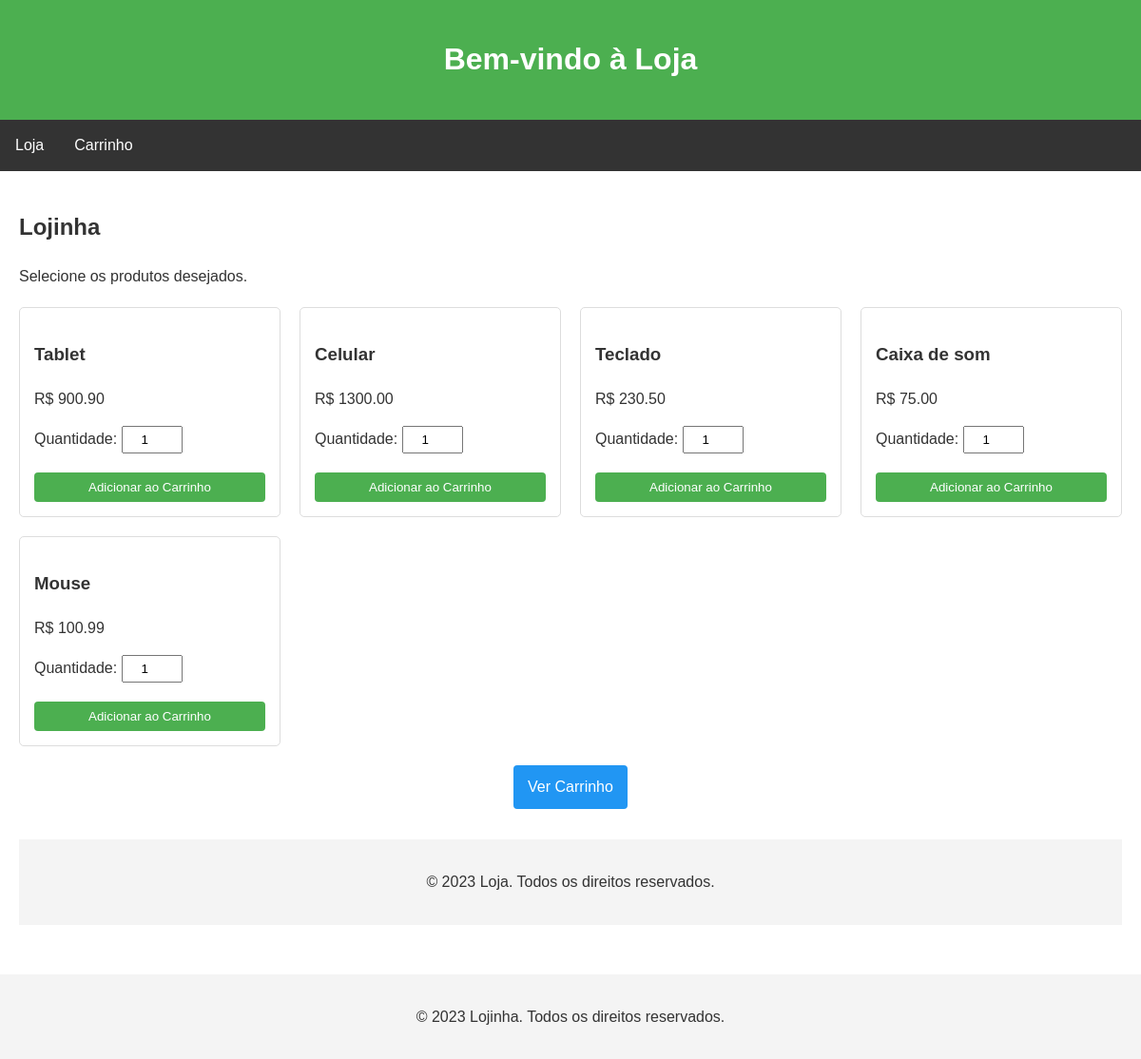
The page /loja/ on the database its author committed.
### loja/models.py (models this page shows, shortened)
class Produto(models.Model):
    categoria = models.ForeignKey(Categoria, on_delete=models.CASCADE)
    nome = models.CharField(max_length=100)
    preco = models.DecimalField(max_digits=10, decimal_places=2)
    data_adicionado = models.DateTimeField(default=timezone.now)

### loja/views.py (the view)
# urls.py: path('', views.loja, name='loja'),
def loja(request):
    lista_produtos = Produto.objects.all().order_by('data_adicionado')
    contexto = {
        'titulo': 'Lojinha',
        'usuario': 'Usuário',
        'produtos': lista_produtos
    }
    return render(request, 'loja.html', contexto)

### loja/templates/loja.html (shortened to what this page needs)
{% extends 'carrinho.html' %}
{% block content %}
    <h2>{{ titulo }}</h2>
    <p>Selecione os produtos desejados.</p>
    <div class="produtos-grid">
        {% if produtos %}
            {% for produto in produtos %}
                <div class="produto-card">
                    <h3>{{ produto.nome }}</h3>
                    <p>R$ {{ produto.preco }}</p>
                    <form action="{% url 'adicionar_ao_carrinho' produto.id %}" method="post">
                        <div class="quantidade">
                            <label for="quantidade-{{ produto.id }}">Quantidade:</label>
                            <input type="number" id="quantidade-{{ produto.id }}" name="quantidade" value="1" min="1" max="10">
                        </div>
                        <button type="submit" class="btn-add-cart">Adicionar ao Carrinho</button>
                    </form>
                </div>
            {% endfor %}
        {% else %}
            <p>Nenhum produto disponível.</p>
        {% endif %}
    </div>
    <div class="carrinho-preview">
        <a href="{% url 'carrinho' %}" class="btn-ver-carrinho">Ver Carrinho</a>
    </div>
    <footer>
        <p>&copy; 2023 Loja. Todos os direitos reservados.</p>
    </footer>
{% endblock %}

### loja/templates/carrinho.html (shortened to what this page needs)
<!DOCTYPE html>
<html lang="pt-br">
<head>
</head>
<body>
    <header>
        <h1>Bem-vindo à Loja</h1>
    </header>
    <div class="nav-menu">
        <a href="{% url 'loja' %}">Loja</a>
        <a href="{% url 'carrinho' %}">Carrinho</a>
    </div>
    <main>
        {% block content %}{% endblock %}
    </main>
    <footer>
        <p>&copy; 2023 Lojinha. Todos os direitos reservados.</p>
    </footer>
</body>
</html>

### loja/templates/carrinho.html (style rules this page uses)
body { font-family: Arial, sans-serif; line-height: 1.6; margin: 0; padding: 0; color: #333; }
header { background-color: #4CAF50; color: white; text-align: center; padding: 1rem; }
main { max-width: 1200px; margin: 0 auto; padding: 20px; }
footer { background-color: #f4f4f4; text-align: center; padding: 1rem; margin-top: 2rem; }
.produtos-grid { display: grid; grid-template-columns: repeat(auto-fill, minmax(250px, 1fr)); gap: 20px; margin-top: 20px; }
.produto-card { border: 1px solid #ddd; padding: 15px; border-radius: 5px; transition: transform 0.3s; }
.btn-add-cart { background-color: #4CAF50; color: white; border: none; padding: 8px 12px; border-radius: 4px; cursor: pointer; margin-top: 10px; width: 100%; }
.quantidade { margin: 10px 0; }
.quantidade input { width: 50px; padding: 5px; text-align: center; }
.carrinho-preview { text-align: center; margin-top: 20px; }
.btn-ver-carrinho { display: inline-block; background-color: #2196F3; color: white; padding: 10px 15px; text-decoration: none; border-radius: 4px; }
.nav-menu { background-color: #333; overflow: hidden; }
.nav-menu a { float: left; display: block; color: white; text-align: center; padding: 14px 16px; text-decoration: none; }

### rows shown on the page
Produto: nome "Tablet", preco "900.90", quantidade "1"
Produto: nome "Celular", preco "1300.00"
Produto: nome "Teclado", preco "230.50"
Produto: nome "Caixa de som", preco "75.00"
Produto: nome "Mouse", preco "100.99"

### other values the page prints
{{ titulo }} "Lojinha"
